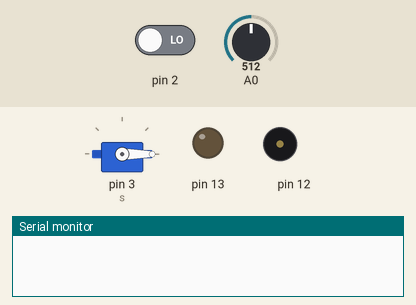
A sketch run on a simulated Arduino Uno, built with avr-gcc and run on an emulated ATmega328P. Parts: servo, output pins drawn as LEDs (lit = HIGH), buzzer (waves = sounding), the last lines printed to the serial monitor. Dashed ring = blinking. The inputs (shaded band) are chosen by the test bench; at power-on: pin 2 LOW, A0 = 512.

Above: at 1.2 s.
1.3 s: pin 2 driven HIGH
At 1.4 s:
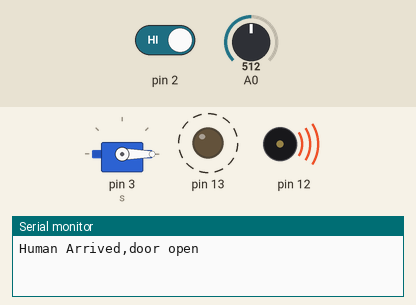
At 2.9 s:
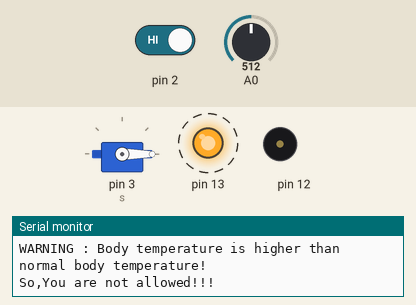
4.3 s: A0 set to 191
7.3 s: A0 set to 169
At 10.9 s:
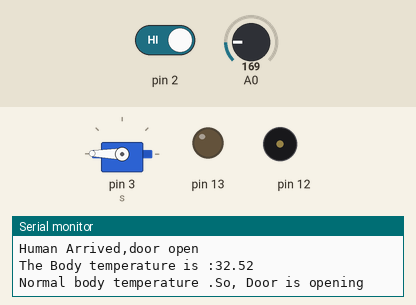
Timing chart, 0 to 16.3 s (numbered marks = the images above; inputs shaded):
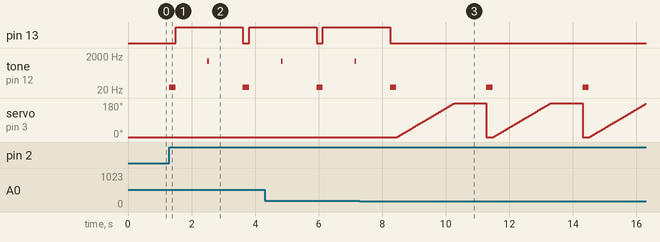

Measured:
- the behaviour switches between 179 and 178 on A0 (found by bisection; images 2 and 3)
- after the input at 1.3 s, pin 13: LOW → HIGH after 0.20 s, → LOW 2.1 s later, → HIGH 0.20 s later; tone on pin 12: plays 30 Hz for 0.20 s, 1000 Hz for 0.05 s, 30 Hz for 0.20 s, starting at once
- after the input at 7.3 s, pin 13: goes on until 8.2 s, then stays LOW; servo on pin 3 (s): ramps from 0° to 179° and jumps back, once every 3.0 s

The sketch:

swanky_duup_inari1.ino
```cpp
 #include<Servo.h>
Servo s;
void setup()
{
  Serial.begin(9600);
  pinMode(12,OUTPUT);
  pinMode(13,OUTPUT);
  pinMode(2,INPUT);
  s.attach(3);
}
void loop()
{
  int a=digitalRead(2);
  double b=analogRead(A0);
  double c=(((b/1024)*5)-0.5)*100;
  s.write(0);
  digitalWrite(13,LOW);
  if(a)
  {
    Serial.println("Human Arrived,door open ");
    tone(12,30);
    delay(200);
    noTone(12);
    if(c>37)
    {
      digitalWrite(13,HIGH);
      delay(1000);
      tone(12,1000);
      delay(50);
      noTone(12);
      Serial.print("The Body temperature is :");
      Serial.println(c);
      Serial.println("WARNING : Body temperature is higher than normal body temperature!");
      Serial.println("So,You are not allowed!!!");
      s.write(0);
    }
    else
    {
      digitalWrite(13,LOW);
      Serial.print("The Body temperature is :");
      Serial.println(c);
      Serial.println("Normal body temperature .So, Door is opening");
      for(int i=0;i<180;i++)        //Door opening
      {
        s.write(i);
        delay(10);
      }
    }
    delay(1000);
  }
}
```
